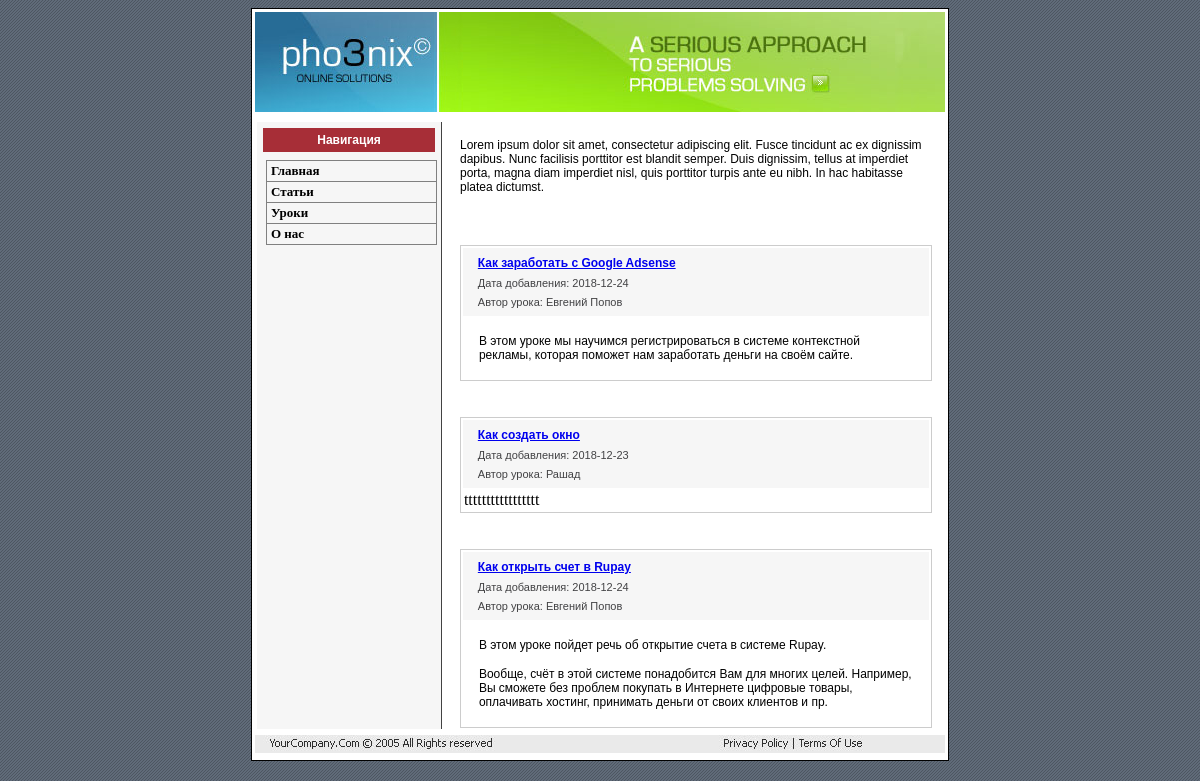
Page /lessons.php on the committed database.
### tables this page shows
CREATE TABLE `settings` (
  `id` int(2) NOT NULL,
  `page` varchar(255) NOT NULL,
  `title` varchar(255) NOT NULL,
  `meta_d` varchar(255) NOT NULL,
  `meta_k` varchar(255) NOT NULL,
  `text` text NOT NULL
);

CREATE TABLE `lessons` (
  `id` int(4) NOT NULL,
  `title` varchar(255) NOT NULL,
  `meta_d` varchar(255) NOT NULL,
  `meta_k` varchar(255) NOT NULL,
  `date` date NOT NULL,
  `description` text NOT NULL,
  `text` text NOT NULL,
  `author` varchar(255) NOT NULL
);

### lessons.php (the view, shortened to what this page needs)
<?php
include("blocks/bd.php");
$result = mysqli_query($db,"SELECT title, meta_d, meta_k, text FROM settings WHERE page='lessons'");
$myrow = mysqli_fetch_array($result);
?>
<!DOCTYPE html>
<html>
<head>
<link rel="stylesheet" href="css/style.css">
</head>
<body>
<table class="main_border">
<?php include("blocks/header.php"); ?>
    <tr>
        <td>
            <table>
                <tr>
                  <?php include("blocks/lefttd.php"); ?>
                    <td valign="top">
										 <p><?php echo $myrow['text']; ?></p>
										 <?php
										 $result = mysqli_query($db,"SELECT id,title,description,author,date FROM lessons");
										 $myrow = mysqli_fetch_array($result);
											do{
											printf('<table class="lesson">
                    	<tr>
											<td class="lesson_title"><p class="lesson_name"><a href="view_lesson.php?id=%s">%s</a></p>
											<p class="lesson_adds">Дата добавления: %s</p>
											<p class="lesson_adds">Автор урока: %s</p>
											</td>
										</tr>
                    <tr>
                      <td>%s</td><br><br>
                    </tr>
										</table>',$myrow['id'],$myrow['title'],$myrow['date'],$myrow['author'],$myrow['description']);
									} while ($myrow = mysqli_fetch_array($result));
										?>
                </td>
                </tr>
            </table>
        </td>
    </tr>
    <tr>
        <?php include("blocks/footer.php"); ?>
    </tr>
</table>
</body>
</html>

### css/style.css (style rules this page uses)
body { background-image: url("../img/bg.gif"); }
.main_border { margin: auto; width:690px; border: 1px solid #000000; background-color: #ffffff; }
p { font-family: Verdana, Geneva, Tahoma, sans-serif; font-size: 12px; margin: 15px; }
.lesson { border: 1px solid #cccccc; width: 95%; margin-left:3%; }
.lesson_title { background-color: #f6f6f6; }
.lesson_name { font-weight: bold; margin: 7px 3%; }
.lesson_adds { font-size: 11px; margin: 7px 3%; color: #424244; }

### rows in the picture
settings: text "Lorem ipsum dolor sit amet, consectetur adipiscing elit. Fusce tincidunt ac ex dignissim dapibus. Nunc facilisis porttitor est blandit semper. Duis dignissim, tellus at imperdiet porta, magna diam imperdiet nisl, quis porttitor turpis ante eu nibh. In hac habitasse platea dictumst."
lessons: title "Как заработать с Google Adsense", date "2018-12-24", author "Евгений Попов", description "В этом уроке мы научимся регистрироваться в системе контекстной рекламы, которая поможет нам заработать деньги на своём сайте."
lessons: title "Как создать окно", date "2018-12-23", author "Рашад", description "ttttttttttttttttt"
lessons: title "Как открыть счет в Rupay", date "2018-12-24", author "Евгений Попов", description "В этом уроке пойдет речь об открытие счета в системе Rupay. Вообще, счёт в этой системе понадобится Вам для многих целей. Например, Вы сможете без проблем покупать в Интернете цифровые товары, оплачивать хостинг, принимать деньги от своих клиентов и пр."
